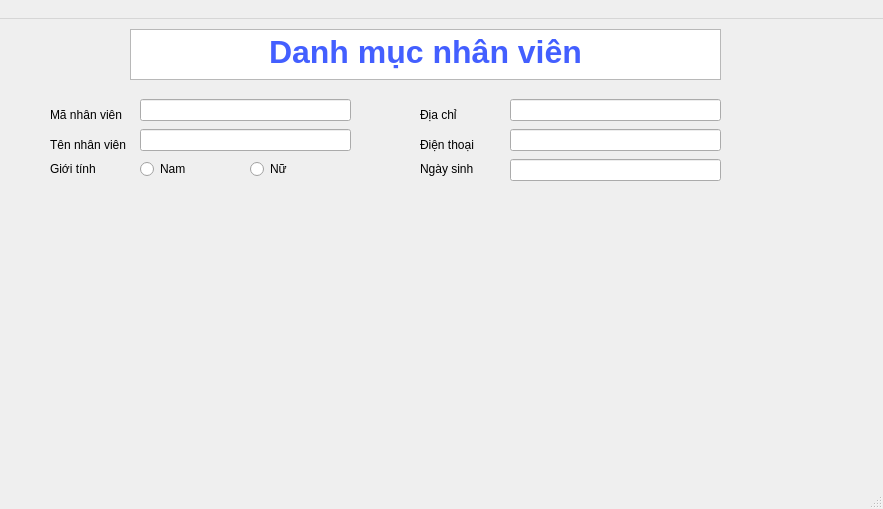
<?xml version="1.0" encoding="UTF-8"?>
<ui version="4.0">
 <class>DanhMucNhanVien</class>
 <widget class="QMainWindow" name="DanhMucNhanVien">
  <property name="geometry">
   <rect>
    <x>0</x>
    <y>0</y>
    <width>883</width>
    <height>509</height>
   </rect>
  </property>
  <property name="windowTitle">
   <string>MainWindow</string>
  </property>
  <widget class="QWidget" name="centralwidget">
   <widget class="QTextBrowser" name="textBrowser">
    <property name="geometry">
     <rect>
      <x>130</x>
      <y>10</y>
      <width>591</width>
      <height>51</height>
     </rect>
    </property>
    <property name="html">
     <string>&lt;!DOCTYPE HTML PUBLIC &quot;-//W3C//DTD HTML 4.0//EN&quot; &quot;http://www.w3.org/TR/REC-html40/strict.dtd&quot;&gt;
&lt;html&gt;&lt;head&gt;&lt;meta name=&quot;qrichtext&quot; content=&quot;1&quot; /&gt;&lt;style type=&quot;text/css&quot;&gt;
p, li { white-space: pre-wrap; }
&lt;/style&gt;&lt;/head&gt;&lt;body style=&quot; font-family:'MS Shell Dlg 2'; font-size:7.8pt; font-weight:400; font-style:normal;&quot;&gt;
&lt;p align=&quot;center&quot; style=&quot; margin-top:0px; margin-bottom:0px; margin-left:0px; margin-right:0px; -qt-block-indent:0; text-indent:0px;&quot;&gt;&lt;span style=&quot; font-size:24pt; font-weight:600; color:#435fff;&quot;&gt;Danh mục nhân viên&lt;/span&gt;&lt;/p&gt;&lt;/body&gt;&lt;/html&gt;</string>
    </property>
   </widget>
   <widget class="QLabel" name="label">
    <property name="geometry">
     <rect>
      <x>50</x>
      <y>80</y>
      <width>81</width>
      <height>31</height>
     </rect>
    </property>
    <property name="text">
     <string>Mã nhân viên</string>
    </property>
   </widget>
   <widget class="QLabel" name="label_2">
    <property name="geometry">
     <rect>
      <x>50</x>
      <y>110</y>
      <width>81</width>
      <height>32</height>
     </rect>
    </property>
    <property name="text">
     <string>Tên nhân viên</string>
    </property>
   </widget>
   <widget class="QLabel" name="label_6">
    <property name="geometry">
     <rect>
      <x>50</x>
      <y>140</y>
      <width>81</width>
      <height>19</height>
     </rect>
    </property>
    <property name="text">
     <string>Giới tính</string>
    </property>
   </widget>
   <widget class="QLineEdit" name="lineEdit">
    <property name="geometry">
     <rect>
      <x>140</x>
      <y>80</y>
      <width>211</width>
      <height>22</height>
     </rect>
    </property>
   </widget>
   <widget class="QLineEdit" name="lineEdit_2">
    <property name="geometry">
     <rect>
      <x>140</x>
      <y>110</y>
      <width>211</width>
      <height>22</height>
     </rect>
    </property>
   </widget>
   <widget class="QLabel" name="label_3">
    <property name="geometry">
     <rect>
      <x>420</x>
      <y>80</y>
      <width>81</width>
      <height>31</height>
     </rect>
    </property>
    <property name="text">
     <string>Địa chỉ </string>
    </property>
   </widget>
   <widget class="QLineEdit" name="lineEdit_4">
    <property name="geometry">
     <rect>
      <x>510</x>
      <y>140</y>
      <width>211</width>
      <height>22</height>
     </rect>
    </property>
   </widget>
   <widget class="QLabel" name="label_7">
    <property name="geometry">
     <rect>
      <x>420</x>
      <y>140</y>
      <width>81</width>
      <height>19</height>
     </rect>
    </property>
    <property name="text">
     <string>Ngày sinh</string>
    </property>
   </widget>
   <widget class="QLineEdit" name="lineEdit_5">
    <property name="geometry">
     <rect>
      <x>510</x>
      <y>80</y>
      <width>211</width>
      <height>22</height>
     </rect>
    </property>
   </widget>
   <widget class="QLabel" name="label_4">
    <property name="geometry">
     <rect>
      <x>420</x>
      <y>110</y>
      <width>81</width>
      <height>32</height>
     </rect>
    </property>
    <property name="text">
     <string>Điện thoại</string>
    </property>
   </widget>
   <widget class="QLineEdit" name="lineEdit_6">
    <property name="geometry">
     <rect>
      <x>510</x>
      <y>110</y>
      <width>211</width>
      <height>22</height>
     </rect>
    </property>
   </widget>
   <widget class="QRadioButton" name="radioButton">
    <property name="geometry">
     <rect>
      <x>140</x>
      <y>140</y>
      <width>95</width>
      <height>20</height>
     </rect>
    </property>
    <property name="text">
     <string>Nam</string>
    </property>
   </widget>
   <widget class="QRadioButton" name="radioButton_2">
    <property name="geometry">
     <rect>
      <x>250</x>
      <y>140</y>
      <width>95</width>
      <height>20</height>
     </rect>
    </property>
    <property name="text">
     <string>Nữ</string>
    </property>
   </widget>
  </widget>
  <widget class="QMenuBar" name="menubar">
   <property name="geometry">
    <rect>
     <x>0</x>
     <y>0</y>
     <width>883</width>
     <height>26</height>
    </rect>
   </property>
   <widget class="QMenu" name="menuhfv">
    <property name="title">
     <string>   </string>
    </property>
   </widget>
   <addaction name="menuhfv"/>
  </widget>
  <widget class="QStatusBar" name="statusbar"/>
 </widget>
 <resources/>
 <connections/>
</ui>
